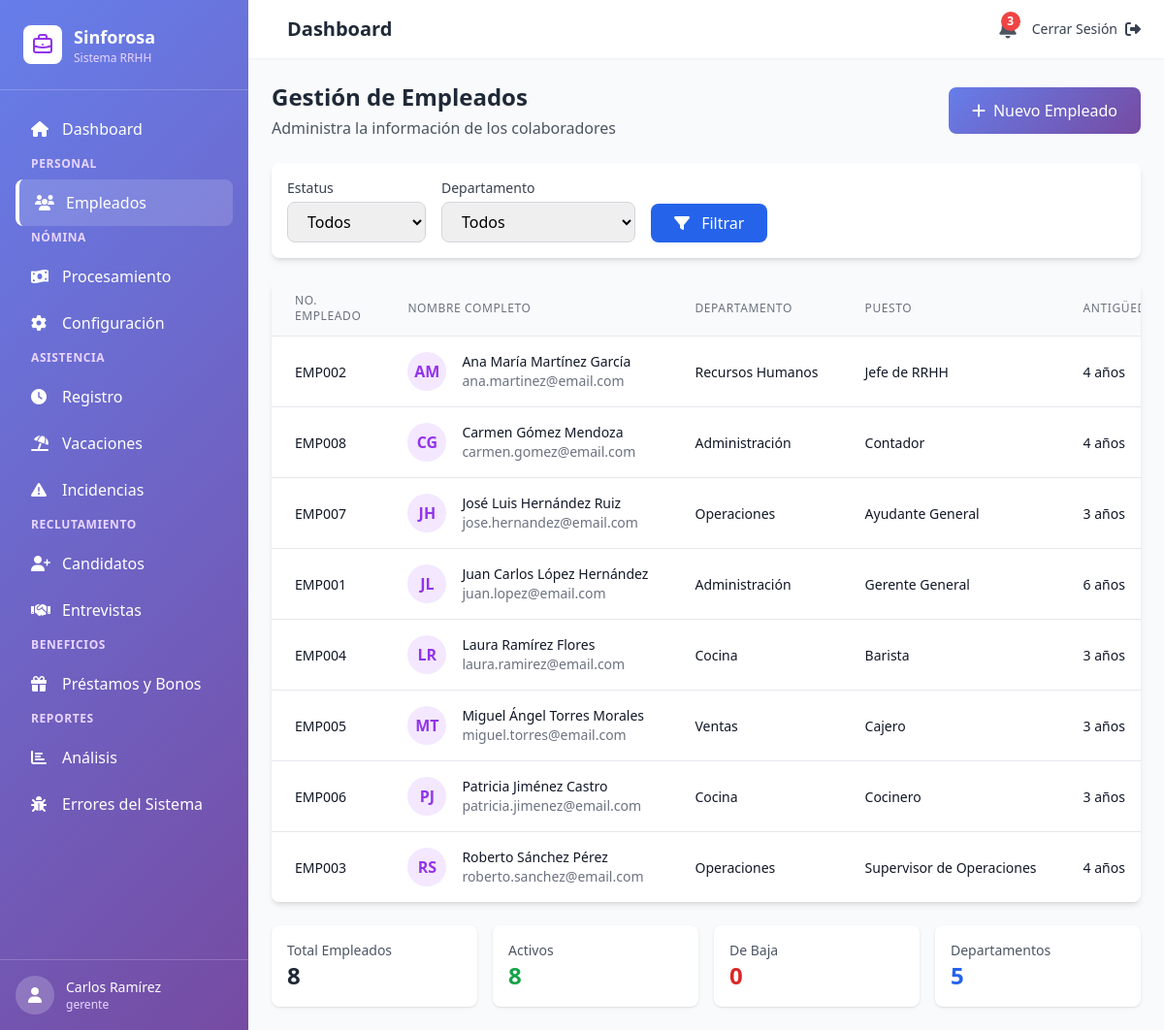
Screenshot of /empleados (signed in) with the database file from the repository.
### tables this page shows
CREATE TABLE empleados (
    id INT AUTO_INCREMENT PRIMARY KEY,
    numero_empleado VARCHAR(20) UNIQUE NOT NULL,
    nombres VARCHAR(100) NOT NULL,
    apellido_paterno VARCHAR(100) NOT NULL,
    apellido_materno VARCHAR(100),
    curp VARCHAR(18) UNIQUE,
    rfc VARCHAR(13) UNIQUE,
    nss VARCHAR(11),
    fecha_nacimiento DATE,
    genero ENUM('M', 'F', 'Otro'),
    estado_civil ENUM('Soltero', 'Casado', 'Divorciado', 'Viudo', 'Unión Libre'),
    
     
    email_personal VARCHAR(100),
    telefono VARCHAR(15),
    celular VARCHAR(15),
    
     
    calle VARCHAR(150),
    numero_exterior VARCHAR(10),
    numero_interior VARCHAR(10),
    colonia VARCHAR(100),
    codigo_postal VARCHAR(5),
    municipio VARCHAR(100),
    estado VARCHAR(50) DEFAULT 'Querétaro',
    
     
    fecha_ingreso DATE NOT NULL,
    fecha_baja DATE,
    motivo_baja TEXT,
    estatus ENUM('Activo', 'Baja', 'Suspendido', 'Vacaciones') DEFAULT 'Activo',
    tipo_contrato ENUM('Planta', 'Eventual', 'Honorarios', 'Practicante'),
    departamento VARCHAR(100),
    puesto VARCHAR(100),
    jefe_directo_id INT,
    salario_diario DECIMAL(10,2),
    salario_mensual DECIMAL(10,2),
    
     
    banco VARCHAR(100),
    numero_cuenta VARCHAR(20),
    clabe_interbancaria VARCHAR(18),
    
     
    usuario_id INT,
    foto VARCHAR(255),
    fecha_creacion TIMESTAMP DEFAULT CURRENT_TIMESTAMP,
    fecha_actualizacion TIMESTAMP DEFAULT CURRENT_TIMESTAMP ON UPDATE CURRENT_TIMESTAMP,
    
    FOREIGN KEY (jefe_directo_id) REFERENCES empleados(id) ON DELETE SET NULL,
    FOREIGN KEY (usuario_id) REFERENCES usuarios(id) ON DELETE SET NULL,
    INDEX idx_numero_empleado (numero_empleado),
    INDEX idx_estatus (estatus),
    INDEX idx_departamento (departamento)
);

### app/controllers/EmpleadosController.php (called while the page is built, shortened)
<?php
class EmpleadosController {
    public function index() {
        $empleadoModel = new Empleado();
        $filters = [];
        $empleados = $empleadoModel->getAll($filters);
        $departamentos = $empleadoModel->getDepartments();
        require_once BASE_PATH . 'app/views/empleados/index.php';
        require_once BASE_PATH . 'app/views/layouts/main.php';
    }
}

### config/database.php (called while the page is built, shortened)
<?php
class Database {
    private static $instance = null;
    private $conn;
    private function __construct() {
        try {
            $dsn = "mysql:host=" . DB_HOST . ";dbname=" . DB_NAME . ";charset=" . DB_CHARSET;
            $options = [
                PDO::ATTR_ERRMODE => PDO::ERRMODE_EXCEPTION,
                PDO::ATTR_DEFAULT_FETCH_MODE => PDO::FETCH_ASSOC,
                PDO::ATTR_EMULATE_PREPARES => false,
            ];
            $this->conn = new PDO($dsn, DB_USER, DB_PASS, $options);
        } catch (PDOException $e) {
            die("Error de conexión: " . $e->getMessage());
        }
    }
    public static function getInstance() {
        if (self::$instance === null) {
            self::$instance = new self();
        }
        return self::$instance;
    }
    public function getConnection() {
        return $this->conn;
    }
}

### app/models/Empleado.php (called while the page is built, shortened)
<?php
class Empleado {
    private $db;
    public function __construct() {
        $this->db = Database::getInstance()->getConnection();
    }
    public function getAll($filters = []) {
        $sql = "SELECT e.*,
                CONCAT(e.nombres, ' ', e.apellido_paterno, ' ', IFNULL(e.apellido_materno, '')) as nombre_completo,
                TIMESTAMPDIFF(YEAR, e.fecha_ingreso, CURDATE()) as anios_antiguedad
                FROM empleados e
                WHERE 1=1";
        $params = [];
        $sql .= " ORDER BY e.nombres, e.apellido_paterno";
        $stmt = $this->db->prepare($sql);
        $stmt->execute($params);
        return $stmt->fetchAll();
    }
    public function getDepartments() {
        $sql = "SELECT DISTINCT departamento FROM empleados WHERE departamento IS NOT NULL ORDER BY departamento";
        $stmt = $this->db->query($sql);
        return $stmt->fetchAll(PDO::FETCH_COLUMN);
    }
}

### app/views/empleados/index.php (the view, shortened to what this page needs)
<div class="mb-6">
    <div class="flex justify-between items-center">
        <div>
            <h1 class="text-2xl font-bold text-gray-800">Gestión de Empleados</h1>
            <p class="text-gray-600 mt-1">Administra la información de los colaboradores</p>
        </div>
        <a href="<?php echo BASE_URL; ?>empleados/crear" class="bg-gradient-sinforosa text-white px-6 py-3 rounded-lg hover:opacity-90 transition flex items-center">
            <i class="fas fa-plus mr-2"></i> Nuevo Empleado
        </a>
    </div>
</div>
<div class="bg-white rounded-lg shadow-md p-4 mb-6">
    <form method="GET" action="<?php echo BASE_URL; ?>empleados" class="flex flex-wrap gap-4">
        <div>
            <label class="block text-sm font-medium text-gray-700 mb-1">Estatus</label>
            <select name="estatus" class="border border-gray-300 rounded-lg px-4 py-2 focus:ring-2 focus:ring-purple-500 focus:border-purple-500">
                <option value="">Todos</option>
            </select>
        </div>
        <div>
            <label class="block text-sm font-medium text-gray-700 mb-1">Departamento</label>
            <select name="departamento" class="border border-gray-300 rounded-lg px-4 py-2 focus:ring-2 focus:ring-purple-500 focus:border-purple-500">
                <option value="">Todos</option>
            </select>
        </div>
        <div class="flex items-end">
            <button type="submit" class="bg-blue-600 text-white px-6 py-2 rounded-lg hover:bg-blue-700 transition">
                <i class="fas fa-filter mr-2"></i> Filtrar
            </button>
        </div>
    </form>
</div>
<div class="bg-white rounded-lg shadow-md overflow-hidden">
    <div class="overflow-x-auto">
        <table class="min-w-full divide-y divide-gray-200">
            <thead class="bg-gray-50">
                <tr>
                    <th class="px-6 py-3 text-left text-xs font-medium text-gray-500 uppercase tracking-wider">
                        No. Empleado
                    </th>
                    <th class="px-6 py-3 text-left text-xs font-medium text-gray-500 uppercase tracking-wider">
                        Nombre Completo
                    </th>
                    <th class="px-6 py-3 text-left text-xs font-medium text-gray-500 uppercase tracking-wider">
                        Departamento
                    </th>
                    <th class="px-6 py-3 text-left text-xs font-medium text-gray-500 uppercase tracking-wider">
                        Puesto
                    </th>
                    <th class="px-6 py-3 text-left text-xs font-medium text-gray-500 uppercase tracking-wider">
                        Antigüedad
                    </th>
                </tr>
            </thead>
            <tbody class="bg-white divide-y divide-gray-200">
                <?php if (empty($empleados)): ?>
                <tr>
                    <td colspan="7" class="px-6 py-8 text-center text-gray-500">
                        No se encontraron empleados
                    </td>
                </tr>
                <?php else: ?>
                <?php foreach ($empleados as $empleado): ?>
                <tr class="hover:bg-gray-50 transition">
                    <td class="px-6 py-4 whitespace-nowrap">
                        <span class="text-sm font-medium text-gray-900"><?php echo htmlspecialchars($empleado['numero_empleado']); ?></span>
                    </td>
                    <td class="px-6 py-4 whitespace-nowrap">
                        <div class="flex items-center">
                            <div class="flex-shrink-0 h-10 w-10 bg-purple-100 rounded-full flex items-center justify-center">
                                <span class="text-purple-600 font-semibold">
                                    <?php echo strtoupper(substr($empleado['nombres'], 0, 1) . substr($empleado['apellido_paterno'], 0, 1)); ?>
                                </span>
                            </div>
                            <div class="ml-4">
                                <div class="text-sm font-medium text-gray-900"><?php echo htmlspecialchars($empleado['nombre_completo']); ?></div>
                                <div class="text-sm text-gray-500"><?php echo htmlspecialchars($empleado['email_personal'] ?? 'Sin email'); ?></div>
                            </div>
                        </div>
                    </td>
                    <td class="px-6 py-4 whitespace-nowrap">
                        <span class="text-sm text-gray-900"><?php echo htmlspecialchars($empleado['departamento']); ?></span>
                    </td>
                    <td class="px-6 py-4 whitespace-nowrap">
                        <span class="text-sm text-gray-900"><?php echo htmlspecialchars($empleado['puesto']); ?></span>
                    </td>
                    <td class="px-6 py-4 whitespace-nowrap">
                        <span class="text-sm text-gray-900"><?php echo $empleado['anios_antiguedad']; ?> años</span>
                    </td>
                </tr>
                <?php endforeach; ?>
                <?php endif; ?>
            </tbody>
        </table>
    </div>
</div>
<div class="grid grid-cols-1 md:grid-cols-4 gap-4 mt-6">
    <div class="bg-white rounded-lg shadow p-4">
        <p class="text-sm text-gray-600">Total Empleados</p>
        <p class="text-2xl font-bold text-gray-800"><?php echo count($empleados); ?></p>
    </div>
    <div class="bg-white rounded-lg shadow p-4">
        <p class="text-sm text-gray-600">Activos</p>
        <p class="text-2xl font-bold text-green-600">
            <?php echo count(array_filter($empleados, fn($e) => $e['estatus'] === 'Activo')); ?>
        </p>
    </div>
    <div class="bg-white rounded-lg shadow p-4">
        <p class="text-sm text-gray-600">De Baja</p>
        <p class="text-2xl font-bold text-red-600">
            <?php echo count(array_filter($empleados, fn($e) => $e['estatus'] === 'Baja')); ?>
        </p>
    </div>
    <div class="bg-white rounded-lg shadow p-4">
        <p class="text-sm text-gray-600">Departamentos</p>
        <p class="text-2xl font-bold text-blue-600"><?php echo count($departamentos); ?></p>
    </div>
</div>

### app/views/layouts/main.php (style rules this page uses)
.bg-gradient-sinforosa { background: linear-gradient(135deg, #667eea 0%, #764ba2 100%); }

### rows the page displays
empleados: numero_empleado "EMP002", nombres+apellido_paterno "AM", nombre_completo "Ana María Martínez García", email_personal "ana.martinez@email.com", departamento "Recursos Humanos", puesto "Jefe de RRHH", anios_antiguedad "4"
empleados: numero_empleado "EMP008", nombres+apellido_paterno "CG", nombre_completo "Carmen Gómez Mendoza", email_personal "carmen.gomez@email.com", departamento "Administración", puesto "Contador", anios_antiguedad "4"
empleados: numero_empleado "EMP007", nombres+apellido_paterno "JH", nombre_completo "José Luis Hernández Ruiz", email_personal "jose.hernandez@email.com", departamento "Operaciones", puesto "Ayudante General", anios_antiguedad "3"
empleados: numero_empleado "EMP001", nombres+apellido_paterno "JL", nombre_completo "Juan Carlos López Hernández", email_personal "juan.lopez@email.com", departamento "Administración", puesto "Gerente General", anios_antiguedad "6"
empleados: numero_empleado "EMP004", nombres+apellido_paterno "LR", nombre_completo "Laura Ramírez Flores", email_personal "laura.ramirez@email.com", departamento "Cocina", puesto "Barista", anios_antiguedad "3"
empleados: numero_empleado "EMP005", nombres+apellido_paterno "MT", nombre_completo "Miguel Ángel Torres Morales", email_personal "miguel.torres@email.com", departamento "Ventas", puesto "Cajero", anios_antiguedad "3"
empleados: numero_empleado "EMP006", nombres+apellido_paterno "PJ", nombre_completo "Patricia Jiménez Castro", email_personal "patricia.jimenez@email.com", departamento "Cocina", puesto "Cocinero", anios_antiguedad "3"
empleados: numero_empleado "EMP003", nombres+apellido_paterno "RS", nombre_completo "Roberto Sánchez Pérez", email_personal "roberto.sanchez@email.com", departamento "Operaciones", puesto "Supervisor de Operaciones", anios_antiguedad "4"

### other values shown
$_SESSION['user_name'] "Carlos Ramírez"
$_SESSION['user_rol'] "gerente"
$title "Dashboard"
count($empleados) "8"
count(array_filter($empleados, fn($e) => $e['estatus'] === 'Activo')) "8"
count(array_filter($empleados, fn($e) => $e['estatus'] === 'Baja')) "0"
count($departamentos) "5"
